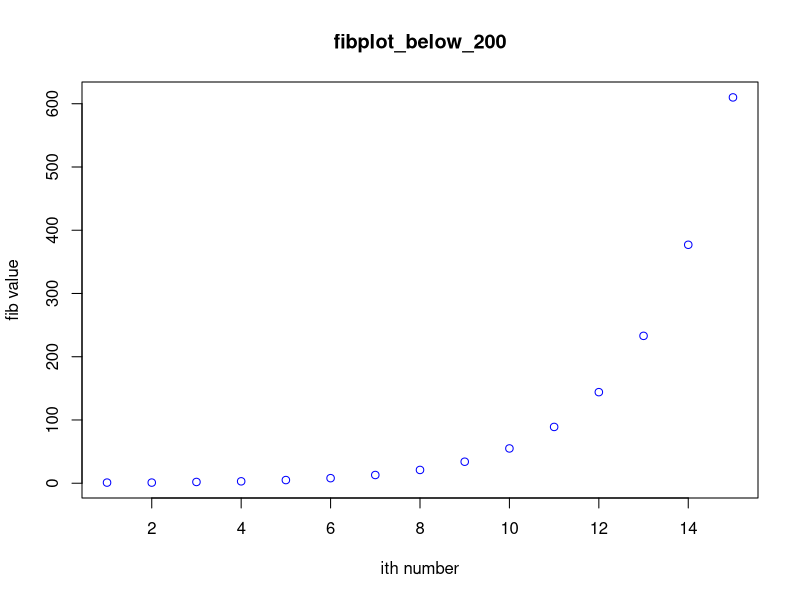

The R source for this figure:
#--------------#	if statement

#		if(){
#			statements...
#		}

a = 1
b = 3
if(a < b){
	print('a less than b')
}
# [1] "a less than b"







#--------------#	if else 
# Note, you cannot place else{} in a separate line.
#		if(condition){
#			statement
#		}else{
#			statement
#		}


a = 0
b = 3

if(a>b){
	print('hello world')
}else{
	print('OMG')
}
# [1] "OMG"







#--------------#	if,else if, else

#		if(condition){
#			statement
#		} else if(condition){
#			statement
#		} else{
#			statement
#		}



a = 3
b = 0
c = 5

if(a < b){
	print('a1')
} else if(a < c){
	print('a2')
} else{
	print('OMG')
}
# [1] "a2"








#--------------#	for loop
#		for(condition){
#			action
#		}


a = c(1:3)

for(i in a){
	print(i)
}
#[1] 1
#[1] 2
#[1] 3







#--------------#	while loop
#		while(condition){
#			statement
#		}
a = 10
while(a >5){
	print(a)
	a = a - 1
}


#--------------#	apply()
#		apply(x = obj, MARGIN = , FUN = )
#			MARGIN = 1	row
#			MARGIN = 1	column
#			MARGIN = 1	layers
#			MARGIN = 1	blocks
#			...
#			FUN can be any function


### Application 1

foo = matrix(1:10, 2,5)
print(foo)
#	     [,1] [,2] [,3] [,4] [,5]
#	[1,]    1    3    5    7    9
#	[2,]    2    4    6    8   10


# use apply to calculate the sum of each column:
col_sum = apply(foo, MARGIN = 2, FUN = sum)
print(col_sum)
# [1]  3  7 11 15 19


# Use apply() to sum each row
row_sum = apply(foo,1,sum)
print(row_sum)
# [1] 25 30



### Application 2
# extract the diagonal values from an array

foo = array(1:18, dim = c(3,3,2))
print(foo)
#	, , 1
#	
#	     [,1] [,2] [,3]
#	[1,]    1    4    7
#	[2,]    2    5    8
#	[3,]    3    6    9
#	
#	, , 2
#	
#	     [,1] [,2] [,3]
#	[1,]   10   13   16
#	[2,]   11   14   17
#	[3,]   12   15   18



# The diagonal values for the first subset is (1,5,8)
# The diagonal values for the second subset is (10,14,18)
# Let's extract these two using apply()

# Margin = 3 stands for layers. 
result = apply(foo, 3, diag)
print(result)
# Present in col
#      [,1] [,2]
# [1,]    1   10
# [2,]    5   14
# [3,]    9   18
print(t(result))
# Present in row
#     [,1] [,2] [,3]
#[1,]    1    5    9
#[2,]   10   14   18







#--------------#	Repeat Statement
#		repeat{
#			statement
#		}

# program will repeat the statements until you specify a break condition.


### Try Fibonacci sequence

fib.a = 1
fib.b = 1
result = c(fib.a,fib.b)




repeat{
	temp = fib.a + fib.b
	fib.a = fib.b
	fib.b = temp
	result = c(result, fib.b)
	if(fib.b > 200){
				break
	}
}

print(result)











#--------------#	Function
#		func_name = functio(arg1, arg2, ...){
#			statements
#			return()
#		}

fib = function(first_value, second_value, result_list){
		# don't forget to use repeat{} for iteration!!
		repeat{
				temp = first_value + second_value
				first_value = second_value
				second_value = temp
				result_list = c(result_list, second_value)
				print(second_value)
				
				if (second_value > 200) {
						break
				}
		}

		return(result_list)
}

result_list = c(1,1)
a = fib(1,1, result_list)
print(a)







### We can also use "..." (ellipsis) to pass more customized arguments

filbplot = function(max_value, plotit = T, ...){
		fibseq = c(1,1)
		counter = 2

		repeat{
				fibseq = c(fibseq, fibseq[counter - 1] + fibseq[counter])
				counter = counter + 1
				print(c(counter, fibseq[counter]))
				if (fibseq[counter] > max_value) {
						break
				}
		}

		if(plotit){
				# Here I can pass more args to customize the plot.
				png('figures/fibseq.png')
				plot(1:length(fibseq), fibseq, ...)
				dev.off()
				return(fibseq)
		} else {
				return(fibseq)
		}
}

title = 'fibplot_below_200'
result = filbplot(500,
									main = title,
									xlab = 'ith number',
									ylab = 'fib value',
									col = 'blue'
)
print(result)







### helper function
# It is nothing but another function defined externally or internally.

## External helper function:

ext_helper_func = function(a,b){
		result = a + b
		return(result)
}

addition_calculator = function(a,b,c){
		pre_cal = ext_helper_func(a,b)
		final_result = c + pre_cal
		print(final_result)
}


# Clearly, ext_helper_func do 1+2 = 3, then final_result = 3+3 = 6
addition_calculator(1,2,3)
# [1] 6




## Internal helpher function:
# Note, you don't need to define the internal function before you call it. This is different with python.



addition_calculator = function(a,b,c){
		pre_cal = ext_helper_func(a,b)
		final_result = c + pre_cal
		print(final_result)

		ext_helper_func = function(a,b){
				result = a + b
				return(result)
		}
}


addition_calculator(2,2,3)
# [1] 7







### disposable function (anonymous function, lambda in python)

# recall rep(obj, repeat_time)
rep(1:3, 2)
# [1] 1 2 3 1 2 3

# we can define a disposable function in apply()

foo = matrix(1:9, 3,3)
print(foo)
#     [,1] [,2] [,3]
#[1,]    1    4    7
#[2,]    2    5    8
#[3,]    3    6    9


# recall margin = 2 meant column behavior.
# like lambda in python, here x stands for each column in foo.
# we want to replicate each column one time.
apply(foo, MARGIN = 2, FUN = function(x){rep(x,2)})
#     [,1] [,2] [,3]
#[1,]    1    4    7
#[2,]    2    5    8
#[3,]    3    6    9
#[4,]    1    4    7
#[5,]    2    5    8
#[6,]    3    6    9












#--------------#	Warning Function
# similar as warning or "assert" in python


compare_integer = function(a,b){
		if (!is.integer(a) & !is.integer(b)){
				print('inputs must be an integer')
		} 

		if (a > b){
				print("a is greater than b")
		} else{
				print(" a is less than b")
		}

}


compare_integer(4.5,5.5)
# The above function, the program will not stop even if it detects a
# non-integer input. You can use "if else statement" to fix this.
# See below.





compare_integer = function(a,b){
		if (!is.integer(a) & !is.integer(b)){
				print('inputs must be an integer')
		} else{
				if (a > b){
						print("a is greater than b")
				} else{
						print(" a is less than b")
				}
		}

}


compare_integer(4.5,5.5)
# [1] "inputs must be an integer"



### Or you can use warning function
# By using warning function, you DO NOT need to use "else". 
# The program will generate a formal warning/error message if the
# condition is not satisfied.

compare_integer = function(a,b){
		if (!is.integer(a) & !is.integer(b)){
				warning('inputs must be an integer')
		} 

		if (a > b){
				print("a is greater than b")
		} else{
				print(" a is less than b")
		}

}


compare_integer(4.5,5.5)
# Warning message:
# In compare_integer(4.5, 5.5) : inputs must be an integer









### try() function to skip error.
# It is similar to try...except in python
# try() allows your program to skip the error part and finish the entire
# program, then return the warning message at last:

try(compare_integer(4.5,5.5), silent = T)
# [1] " a is less than b"
# Warning message:
# In compare_integer(4.5, 5.5) : inputs must be an integer




#	Even though try(obj_func, silent = T) allows you to finish the program,
#	you will still receive the error message.
#	If you DO NOT want to receive any error message, use suppressWarnings()


suppressWarnings(compare_integer(4.5, 5.5))
# [1] " a is less than b"

























